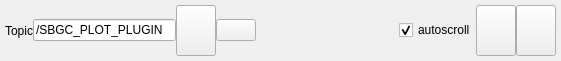
<?xml version="1.0" encoding="UTF-8"?>
<ui version="4.0">
 <class>DataPlotWidget</class>
 <widget class="QWidget" name="DataPlotWidget">
  <property name="geometry">
   <rect>
    <x>0</x>
    <y>0</y>
    <width>561</width>
    <height>61</height>
   </rect>
  </property>
  <property name="acceptDrops">
   <bool>true</bool>
  </property>
  <property name="windowTitle">
   <string>Plot</string>
  </property>
  <layout class="QVBoxLayout" name="verticalLayout">
   <property name="spacing">
    <number>0</number>
   </property>
   <property name="margin">
    <number>0</number>
   </property>
   <item>
    <layout class="QHBoxLayout" name="dataPlotControls">
     <property name="spacing">
      <number>0</number>
     </property>
     <property name="margin">
      <number>5</number>
     </property>
     <item>
      <widget class="QLabel" name="label">
       <property name="text">
        <string>Topic</string>
       </property>
      </widget>
     </item>
     <item>
      <widget class="QLineEdit" name="topic_edit">
       <property name="text">
        <string>/SBGC_PLOT_PLUGIN</string>
       </property>
      </widget>
     </item>
     <item>
      <widget class="QPushButton" name="subscribe_topic_button">
       <property name="sizePolicy">
        <sizepolicy hsizetype="Preferred" vsizetype="Preferred">
         <horstretch>0</horstretch>
         <verstretch>0</verstretch>
        </sizepolicy>
       </property>
       <property name="contextMenuPolicy">
        <enum>Qt::DefaultContextMenu</enum>
       </property>
       <property name="toolTip">
        <string>add topic to plot</string>
       </property>
       <property name="iconSize">
        <size>
         <width>16</width>
         <height>16</height>
        </size>
       </property>
      </widget>
     </item>
     <item>
      <widget class="QPushButton" name="remove_topic_button">
       <property name="iconSize">
        <size>
         <width>16</width>
         <height>16</height>
        </size>
       </property>
      </widget>
     </item>
     <item>
      <spacer name="spacer">
       <property name="orientation">
        <enum>Qt::Horizontal</enum>
       </property>
       <property name="sizeHint" stdset="0">
        <size>
         <width>40</width>
         <height>20</height>
        </size>
       </property>
      </spacer>
     </item>
     <item>
      <widget class="QCheckBox" name="autoscroll_checkbox">
       <property name="text">
        <string>autoscroll</string>
       </property>
       <property name="checked">
        <bool>true</bool>
       </property>
      </widget>
     </item>
     <item>
      <widget class="QPushButton" name="pause_button">
       <property name="sizePolicy">
        <sizepolicy hsizetype="Preferred" vsizetype="Preferred">
         <horstretch>0</horstretch>
         <verstretch>0</verstretch>
        </sizepolicy>
       </property>
       <property name="toolTip">
        <string>pause plot</string>
       </property>
       <property name="iconSize">
        <size>
         <width>16</width>
         <height>16</height>
        </size>
       </property>
       <property name="checkable">
        <bool>true</bool>
       </property>
      </widget>
     </item>
     <item>
      <widget class="QPushButton" name="clear_button">
       <property name="sizePolicy">
        <sizepolicy hsizetype="Preferred" vsizetype="Preferred">
         <horstretch>0</horstretch>
         <verstretch>0</verstretch>
        </sizepolicy>
       </property>
       <property name="toolTip">
        <string>clear plot</string>
       </property>
       <property name="iconSize">
        <size>
         <width>16</width>
         <height>16</height>
        </size>
       </property>
      </widget>
     </item>
    </layout>
   </item>
   <item>
    <layout class="QHBoxLayout" name="data_plot_layout">
     <property name="spacing">
      <number>0</number>
     </property>
    </layout>
   </item>
  </layout>
 </widget>
 <resources/>
 <connections/>
</ui>
